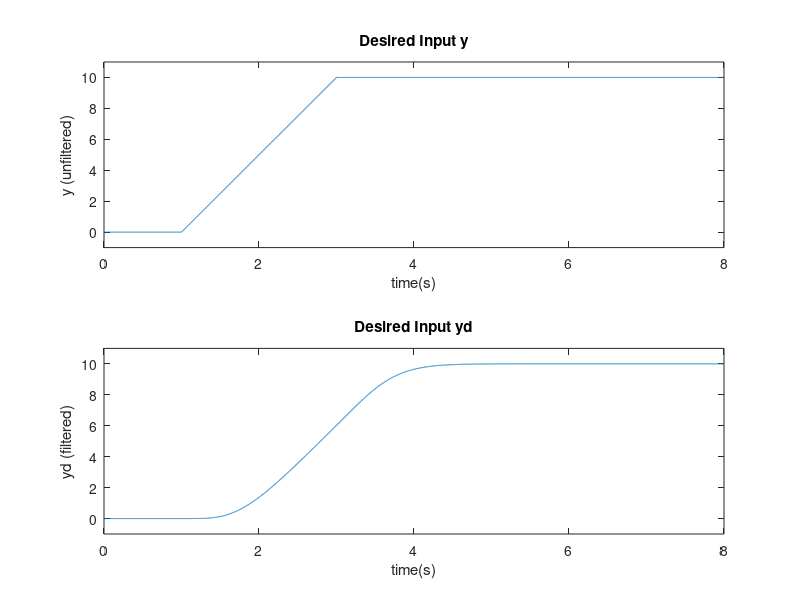
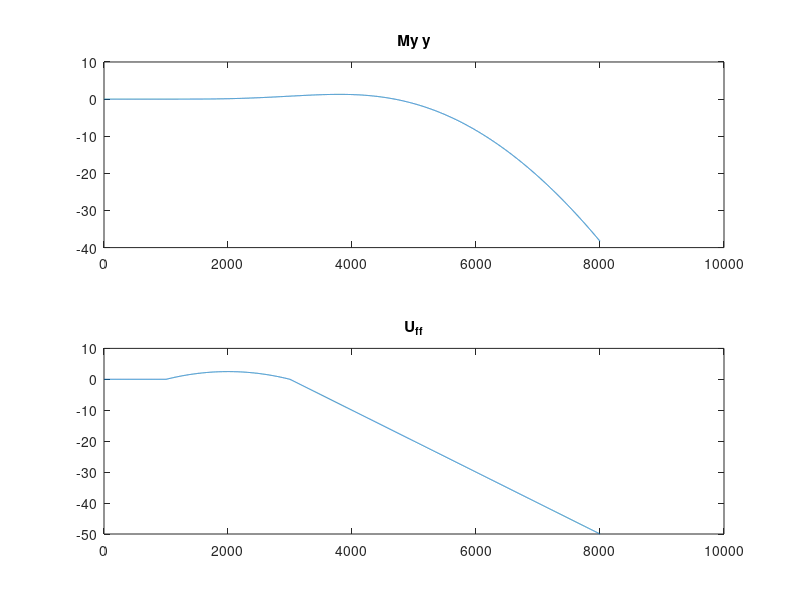

The MATLAB source for these figures, in order:
clc; 
clear;

L=1; R=1; K=1; m=1; g=9.8; J=1; B=1;
%% origianl system state space
A=[
    0, 1, 0;
    0, -B/J, K/J;
    0, -K/L, -R/L;
    ];
B=[ 0 ; 0 ; 1/L];
C=[1, 0, 0];
D=0;
%% origianl system transfer function
[numerator denominator]=ss2tf(A,B,C,D);

origianl_system_transfer_function=tf(numerator, denominator); % got relative degree=3
Original_System_State_Space=ss(A, B, C, D);
% Original_System_State_Space = canon(origianl_system_transfer_function,'companion')

A_o=Original_System_State_Space.A';
B_o=Original_System_State_Space.C';
C_o=Original_System_State_Space.B';
D_o=Original_System_State_Space.D';
origianl_system_transfer_function_2=ss2tf(A_o, B_o, C_o, D_o);

%% inverser system state space
r=3;
A_inv=A_o-((B_o*C_o*A_o^(r))/(C_o*A_o^(r-1)*B_o));
B_inv=(B_o)/(C_o*A_o^(r-1)*B_o);
C_inv=-(C_o*A_o*A_o)/(C_o*A_o^(r-1)*B_o);
D_inv=1/(C_o*A_o^(r-1)*B_o);


%% yd
% defining the desired output (and filtering it twice)
tin = 1; tup =3;  tf = 8; delt = 0.001; ymax = 10;

ramp = ymax/(tup-tin);
t1 = 0:delt:tin; 
t2=max(t1)+delt:delt:tup;
t3=max(t2)+delt:delt:tf;
y0 = zeros(size(t1));
y1 = ramp*(t2-max(t1));
y2 = max(y1)*ones(size(t3));
t = 0:delt:tf; y = [y0 y1 y2];

% filtering the desired signal 
Wf = 1; % choose a filter break frequency in Hz
num = [Wf*2*pi]; den = [1 (Wf*2*pi)]; % first order filter
[Af,Bf,Cf,Df] = tf2ss(num,den);
Sys_f = ss(Af,Bf,Cf,Df); % first order filter system
Sysf = Sys_f*Sys_f*Sys_f*Sys_f*Sys_f; % fifth order filter
[yd,xtemp]= lsim(Sysf,y,t); % filter the desired signal
figure(1);
subplot(211), plot(t,y); 
title('Desired Input y');
axis([0 8 -1 11]);
xlabel('time(s)'); ylabel('y (unfiltered)')

subplot(212), plot(t,yd); 
title('Desired Input yd');
xlabel('time(s)'); ylabel('yd (filtered)')
axis([0 8 -1 11]);


%% calculate inveres response
inverse_system_state_space=ss(A_inv, B_inv, C_inv, D_inv);
inverse_system_transfer_function=ss2tf(A_inv, B_inv, C_inv, D_inv);

U_ff=lsim(inverse_system_state_space, y, t);

my_y=lsim(Original_System_State_Space, U_ff, t);
figure(2);

subplot(211); plot(my_y);
title('My y');

subplot(212); plot(U_ff);
title('U_f_f');